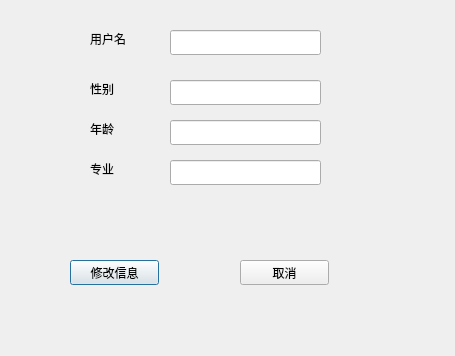
<?xml version="1.0" encoding="UTF-8"?>
<ui version="4.0">
 <class>privateInformation</class>
 <widget class="QDialog" name="privateInformation">
  <property name="geometry">
   <rect>
    <x>0</x>
    <y>0</y>
    <width>455</width>
    <height>356</height>
   </rect>
  </property>
  <property name="windowTitle">
   <string>Dialog</string>
  </property>
  <widget class="QStackedWidget" name="stackedWidget">
   <property name="geometry">
    <rect>
     <x>40</x>
     <y>10</y>
     <width>351</width>
     <height>291</height>
    </rect>
   </property>
   <property name="currentIndex">
    <number>0</number>
   </property>
   <widget class="QWidget" name="page">
    <widget class="QPushButton" name="modify">
     <property name="geometry">
      <rect>
       <x>30</x>
       <y>250</y>
       <width>89</width>
       <height>25</height>
      </rect>
     </property>
     <property name="text">
      <string>修改信息</string>
     </property>
    </widget>
    <widget class="QPushButton" name="return_2">
     <property name="geometry">
      <rect>
       <x>200</x>
       <y>250</y>
       <width>89</width>
       <height>25</height>
      </rect>
     </property>
     <property name="text">
      <string>取消</string>
     </property>
    </widget>
    <widget class="QLabel" name="label_5">
     <property name="geometry">
      <rect>
       <x>50</x>
       <y>20</y>
       <width>67</width>
       <height>17</height>
      </rect>
     </property>
     <property name="text">
      <string>用户名</string>
     </property>
    </widget>
    <widget class="QLabel" name="label_6">
     <property name="geometry">
      <rect>
       <x>50</x>
       <y>70</y>
       <width>67</width>
       <height>17</height>
      </rect>
     </property>
     <property name="text">
      <string>性别</string>
     </property>
    </widget>
    <widget class="QLabel" name="label_7">
     <property name="geometry">
      <rect>
       <x>50</x>
       <y>110</y>
       <width>67</width>
       <height>17</height>
      </rect>
     </property>
     <property name="text">
      <string>年龄</string>
     </property>
    </widget>
    <widget class="QLabel" name="label_8">
     <property name="geometry">
      <rect>
       <x>50</x>
       <y>150</y>
       <width>67</width>
       <height>17</height>
      </rect>
     </property>
     <property name="text">
      <string>专业</string>
     </property>
    </widget>
    <widget class="QLineEdit" name="name">
     <property name="geometry">
      <rect>
       <x>130</x>
       <y>20</y>
       <width>151</width>
       <height>25</height>
      </rect>
     </property>
    </widget>
    <widget class="QLineEdit" name="sexx">
     <property name="geometry">
      <rect>
       <x>130</x>
       <y>70</y>
       <width>151</width>
       <height>25</height>
      </rect>
     </property>
    </widget>
    <widget class="QLineEdit" name="agee">
     <property name="geometry">
      <rect>
       <x>130</x>
       <y>110</y>
       <width>151</width>
       <height>25</height>
      </rect>
     </property>
    </widget>
    <widget class="QLineEdit" name="najorr">
     <property name="geometry">
      <rect>
       <x>130</x>
       <y>150</y>
       <width>151</width>
       <height>25</height>
      </rect>
     </property>
    </widget>
   </widget>
   <widget class="QWidget" name="page_2">
    <widget class="QPushButton" name="submmit">
     <property name="geometry">
      <rect>
       <x>30</x>
       <y>240</y>
       <width>89</width>
       <height>25</height>
      </rect>
     </property>
     <property name="text">
      <string>提交</string>
     </property>
    </widget>
    <widget class="QPushButton" name="cansel">
     <property name="geometry">
      <rect>
       <x>230</x>
       <y>240</y>
       <width>89</width>
       <height>25</height>
      </rect>
     </property>
     <property name="text">
      <string>取消</string>
     </property>
    </widget>
    <widget class="QLabel" name="label_2">
     <property name="geometry">
      <rect>
       <x>40</x>
       <y>110</y>
       <width>67</width>
       <height>17</height>
      </rect>
     </property>
     <property name="text">
      <string>年龄</string>
     </property>
    </widget>
    <widget class="QLabel" name="label_3">
     <property name="geometry">
      <rect>
       <x>40</x>
       <y>70</y>
       <width>67</width>
       <height>17</height>
      </rect>
     </property>
     <property name="text">
      <string>性别</string>
     </property>
    </widget>
    <widget class="QLabel" name="label_4">
     <property name="geometry">
      <rect>
       <x>40</x>
       <y>150</y>
       <width>67</width>
       <height>17</height>
      </rect>
     </property>
     <property name="text">
      <string>专业</string>
     </property>
    </widget>
    <widget class="QLineEdit" name="sex">
     <property name="geometry">
      <rect>
       <x>110</x>
       <y>70</y>
       <width>171</width>
       <height>25</height>
      </rect>
     </property>
    </widget>
    <widget class="QLineEdit" name="age">
     <property name="geometry">
      <rect>
       <x>110</x>
       <y>110</y>
       <width>171</width>
       <height>25</height>
      </rect>
     </property>
    </widget>
    <widget class="QLineEdit" name="major">
     <property name="geometry">
      <rect>
       <x>110</x>
       <y>150</y>
       <width>171</width>
       <height>25</height>
      </rect>
     </property>
    </widget>
   </widget>
  </widget>
 </widget>
 <resources/>
 <connections/>
</ui>
